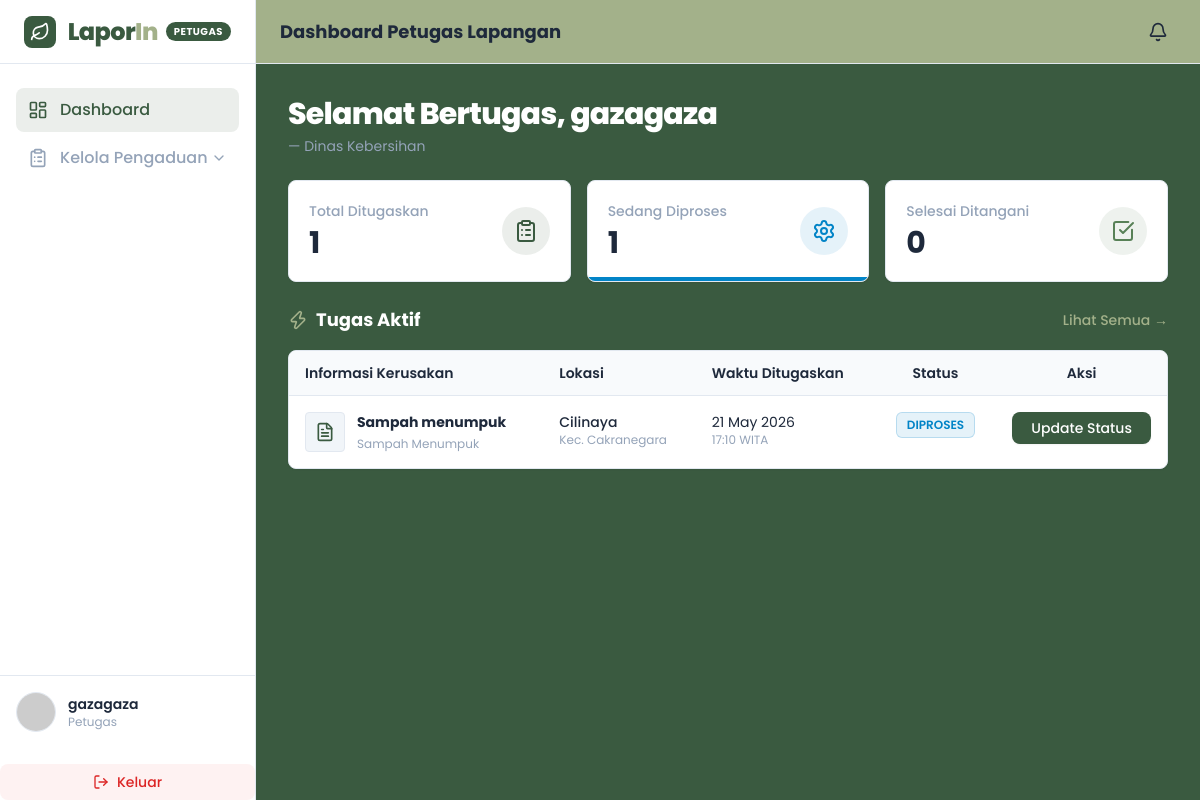
Before: /petugas/beranda.php (signed in) with the older database file.
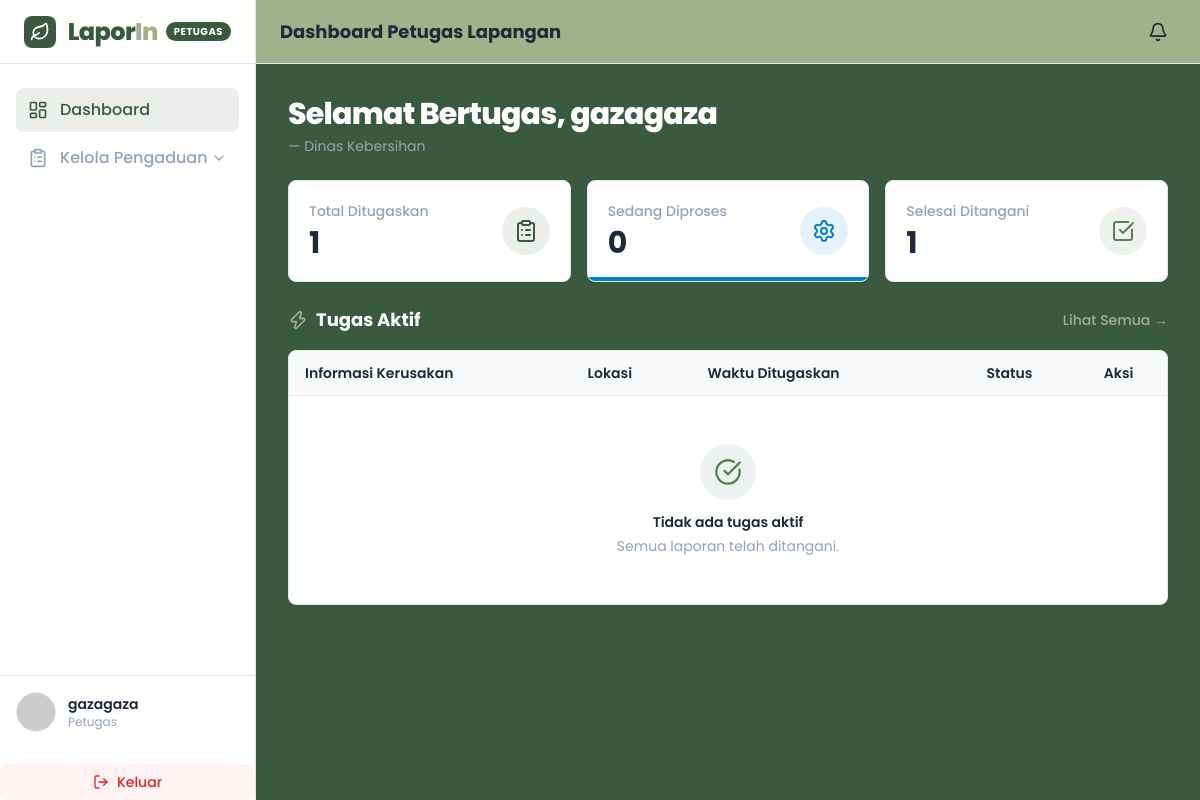
After: the same page with the newer database file.
### tables this page shows
CREATE TABLE `laporan` (
  `id` int(11) NOT NULL,
  `user_id` int(11) NOT NULL,
  `judul` varchar(100) NOT NULL,
  `kategori` varchar(50) NOT NULL,
  `deskripsi` text NOT NULL,
  `foto` varchar(255) DEFAULT NULL,
  `rating` int(1) DEFAULT NULL,
  `ulasan` text DEFAULT NULL,
  `alamat` text NOT NULL,
  `kecamatan` varchar(50) NOT NULL,
  `kelurahan` varchar(50) NOT NULL,
  `latitude` decimal(10,8) DEFAULT NULL,
  `longitude` decimal(11,8) DEFAULT NULL,
  `status` enum('Menunggu','Diproses','Selesai','Ditolak') DEFAULT 'Menunggu',
  `tanggal` timestamp NOT NULL DEFAULT current_timestamp()
);

### petugas/beranda.php (the view, shortened to what the changed rows need)
<?php
require __DIR__ . '/../database/conection.php';
$dinas_id = $_SESSION['petugas_dinas_id'];
$query_kategori = $pdo->query("SELECT kategori FROM dinas_kategori WHERE dinas_id = '$dinas_id'");
$kategori_list = [];
while($row = $query_kategori->fetch()) {
    $kategori_list[] = "'" . trim($row['kategori']) . "'";
}
if (empty($kategori_list)) {
    $query_laporan     = null;
    $total_ditugaskan  = 0;
    $sedang_diproses   = 0;
    $selesai_ditangani = 0;
    $notif_count       = 0;
} else {
    $kategori_in = implode(',', $kategori_list);
    $query_laporan = $pdo->query(
        "SELECT * FROM laporan
        WHERE kategori IN ($kategori_in)
        AND status IN ('Menunggu', 'Diproses')
        ORDER BY tanggal DESC"
    );
    $sedang_diproses = $pdo->query(
        "SELECT COUNT(*) as total FROM laporan
        WHERE kategori IN ($kategori_in) AND status = 'Diproses'")->fetch()['total'];
    $selesai_ditangani = $pdo->query(
        "SELECT COUNT(*) as total FROM laporan
        WHERE kategori IN ($kategori_in) AND status = 'Selesai'")->fetch()['total'];
}
$petugas_nama    = $_SESSION['petugas_nama'];
?>
<!doctype html>
<html lang="id">
  <head>
    <script src="https://cdn.tailwindcss.com"></script>
  </head>
  <body class="bg-light text-dark font-sans h-screen flex overflow-hidden">
    <div class="flex-1 flex flex-col h-screen overflow-hidden">
      <header
        class="h-16 bg-accent border-b border-slate-200 flex items-center justify-between px-4 sm:px-6 z-30 shrink-0"
      >
        <div class="hidden sm:block">
          <h1 class="text-lg font-bold text-dark">
            Dashboard Petugas Lapangan
          </h1>
        </div>
      </header>
      <main class="flex-1 overflow-y-auto bg-primary p-4 sm:p-6 lg:p-8">
        <div class="max-w-6xl mx-auto space-y-6">
          <div
            class="flex flex-col sm:flex-row justify-between items-start sm:items-center gap-4"
          >
            <div>
                <h2 class="text-2xl sm:text-3xl font-extrabold text-white tracking-tight">
                  Selamat Bertugas, <?php echo $petugas_nama; ?>
              </h2>
            </div>
          </div>
          <div class="grid grid-cols-1 sm:grid-cols-3 gap-4">
            <div
              class="bg-white p-5 rounded-lg border border-slate-200 shadow-sm flex items-center justify-between hover:border-info/30 transition-colors relative overflow-hidden"
            >
              <div>
                <p class="text-sm font-medium text-muted">Sedang Diproses</p>
                <p class="text-3xl font-bold text-dark mt-1">
                  <?= $sedang_diproses ?>
                </p>
              </div>
            </div>
            <div
              class="bg-white p-5 rounded-lg border border-slate-200 shadow-sm flex items-center justify-between hover:border-secondary/30 transition-colors"
            >
              <div>
                <p class="text-sm font-medium text-muted">Selesai Ditangani</p>
                <p class="text-3xl font-bold text-dark mt-1"><?= $selesai_ditangani ?></p>
              </div>
            </div>
          </div>
          <div>
            <div
              class="bg-white border border-slate-200 rounded-lg shadow-sm overflow-hidden"
            >
              <div class="hidden md:block overflow-x-auto">
                <table class="w-full text-left border-collapse">
                  <thead>
                    <tr class="bg-slate-50 border-b border-slate-200 text-sm">
                      <th class="py-3 px-4 font-semibold text-dark">
                        Informasi Kerusakan
                      </th>
                      <th class="py-3 px-4 font-semibold text-dark">Lokasi</th>
                      <th class="py-3 px-4 font-semibold text-dark">
                        Waktu Ditugaskan
                      </th>
                      <th class="py-3 px-4 text-center font-semibold text-dark">
                        Status
                      </th>
                      <th class="py-3 px-4 text-center font-semibold text-dark">
                        Aksi
                      </th>
                    </tr>
                  </thead>
                  <tbody id="taskTableBody" class="text-sm divide-y divide-slate-100">
                      <?php if($query_laporan && $query_laporan->rowCount() > 0): ?>
                          <?php while($laporan = $query_laporan->fetch()): ?>
                          <tr class="hover:bg-slate-50 transition-colors cursor-pointer" id="row-<?php echo $laporan['id']; ?>"
                              >
                              <td class="py-4 px-4 align-top">
                                  <div class="flex items-start">
                                      <div class="w-10 h-10 rounded bg-slate-100 flex items-center justify-center mr-3 shrink-0 border border-slate-200">
                                          <i data-lucide="file-text" class="w-5 h-5 text-primary"></i>
                                      </div>
                                      <div>
                                          <p class="font-bold text-dark mb-1"><?php echo $laporan['judul']; ?></p>
                                          <p class="text-xs text-muted"><?php echo $laporan['kategori']; ?></p>
                                      </div>
                                  </div>
                              </td>
                              <td class="py-4 px-4 align-top">
                                  <p class="text-dark font-medium text-sm"><?php echo $laporan['kelurahan']; ?></p>
                                  <p class="text-xs text-muted">Kec. <?php echo $laporan['kecamatan']; ?></p>
                              </td>
                              <td class="py-4 px-4 align-top text-sm text-muted">
                                  <p class="text-dark"><?php echo date('d M Y', strtotime($laporan['tanggal'])); ?></p>
                                  <p class="text-xs"><?php echo date('H:i', strtotime($laporan['tanggal'])); ?> WITA</p>
                              </td>
                              <td class="py-4 px-4 align-top text-center" id="status-badge-<?php echo $laporan['id']; ?>">
                                  <?php
                                  $s = $laporan['status'];
                                  if($s == 'Menunggu') echo '<span class="inline-flex items-center px-2.5 py-1 rounded-md text-xs font-semibold bg-warning/10 text-warning border border-warning/20">MENUNGGU</span>';
                                  elseif($s == 'Diproses') echo '<span class="inline-flex items-center px-2.5 py-1 rounded-md text-xs font-semibold bg-info/10 text-info border border-info/20">DIPROSES</span>';
                                  ?>
                              </td>
                              <td class="py-4 px-4 align-top text-center">
                                  <?php if($laporan['status'] == 'Menunggu'): ?>
                                  <button onclick="openModal(<?php echo $laporan['id']; ?>, 'Menunggu', '<?php echo addslashes($laporan['judul']); ?>')"
                                      class="bg-white border border-primary text-primary hover:bg-primary/5 px-3 py-1.5 rounded-lg text-sm font-medium transition-colors w-full shadow-sm">
                                      Mulai Proses
                                  </button>
                                  <?php else: ?>
                                  <button onclick="openModal(<?php echo $laporan['id']; ?>, 'Diproses', '<?php echo addslashes($laporan['judul']); ?>')"
                                      class="bg-primary hover:bg-primary-dark text-white px-3 py-1.5 rounded-lg text-sm font-medium transition-colors w-full shadow-sm">
                                      Update Status
                                  </button>
                                  <?php endif; ?>
                              </td>
                          </tr>
                          <?php endwhile; ?>
                      <?php else: ?>
                          <tr>
                              <td colspan="5" class="py-12 text-center text-muted">
                                  <div class="flex flex-col items-center">
                                      <div class="w-14 h-14 rounded-full bg-secondary/10 flex items-center justify-center mb-3">
                                          <i data-lucide="check-circle" class="w-7 h-7 text-secondary"></i>
                                      </div>
                                      <p class="font-semibold text-dark">Tidak ada tugas aktif</p>
                                      <p class="text-sm mt-1">Semua laporan telah ditangani.</p>
                                  </div>
                              </td>
                          </tr>
                      <?php endif; ?>
                  </tbody>
                </table>
              </div>
            </div>
          </div>
        </div>
      </main>
    </div>
  </body>
</html>

Changed rows visible on the page:
no longer on this page (row edited): laporan: judul "Sampah menumpuk", kategori "Sampah Menumpuk", kelurahan "Cilinaya", kecamatan "Cakranegara", tanggal "21 May 2026", tanggal "17:10", status "DIPROSES"
Other visible differences:
$sedang_diproses: "1" → "0"
$selesai_ditangani: "0" → "1"
text now shown: "Tidak ada tugas aktif Semua laporan telah ditangani."
